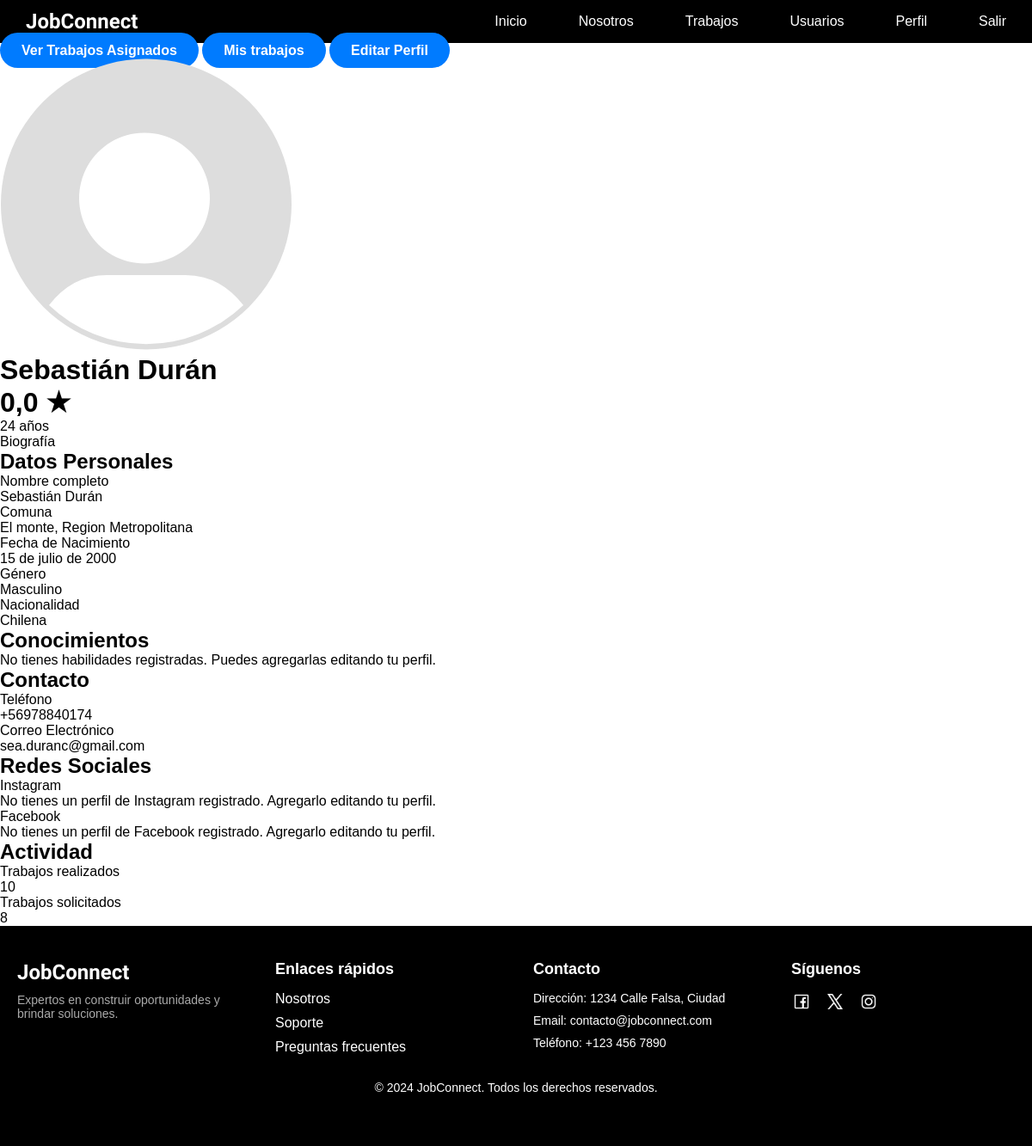
Page /usuarios/perfil/ (signed in) on the committed database.
### usuarios/models.py (models this page shows, shortened)
class CustomUser(AbstractBaseUser, PermissionsMixin):
    NATIONALITY_CHOICES = [
        ('CL', 'Chilena'),
        ('AR', 'Argentina'),
        ('BR', 'Brasileña'),
        ('VE', 'Venezolana'),
        ('PE', 'Peruana'),
        ('CO', 'Colombiana'),
    ]
    GENERO_CHOICES = [
        ('M', 'Masculino'),
        ('F', 'Femenino'),
        ('O', 'Otro')
    ]
    email = models.EmailField(unique=True)
    rut = models.CharField(max_length=12)
    first_name = models.CharField(max_length=30)
    s_nombre = models.CharField(max_length=30, blank=True, null=True)
    last_name = models.CharField(max_length=30)
    s_apellido = models.CharField(max_length=30, blank=True, null=True)
    fecha_nacimiento = models.DateField(validators=[validar_fecha_nacimiento])
    region = models.ForeignKey(Region, on_delete=models.SET_NULL, null=True, blank=True)
    comuna = models.ForeignKey(Comuna, on_delete=models.SET_NULL, null=True, blank=True)
    bio = models.TextField(max_length=500, blank=True)
    foto_perfil = models.ImageField(upload_to='perfiles/', null=True, blank=True)
    numero_telefono = models.CharField(
        max_length=15,
        validators=[RegexValidator(r'^\+?1?\d{9,15}$', message="El número debe estar en el formato: +999999999")]
    )
    genero = models.CharField(max_length=1, choices=GENERO_CHOICES)
    nacionalidad = models.CharField(max_length=15, choices=NATIONALITY_CHOICES)
    instagram = models.URLField(max_length=150, blank=True, null=True)
    facebook = models.URLField(max_length=150, blank=True, null=True)
    trabajos_realizados = models.PositiveIntegerField(default=0)
    trabajos_solicitados = models.PositiveIntegerField(default=0)
    is_active = models.BooleanField(default=True)
    is_staff = models.BooleanField(default=False)
    habilidades = models.ManyToManyField('Habilidades', blank=True)
    USERNAME_FIELD = 'email'
    REQUIRED_FIELDS = ['rut', 'first_name', 'last_name', 'fecha_nacimiento', 'numero_telefono', 'genero', 'nacionalidad']
    objects = CustomUserManager()
    groups = models.ManyToManyField('auth.Group', related_name='customuser_set', blank=True)
    user_permissions = models.ManyToManyField('auth.Permission', related_name='customuser_set', blank=True)
    def calificacion_promedio(self):
        calificacion_promedio = self.reseñas_recibidas.aggregate(Avg('calificacion'))['calificacion__avg']
        if calificacion_promedio is None:
            return 0  # Devuelve 0 si no hay reseñas
        else:
            return round(calificacion_promedio, 1)  # Redondea a 1 decimal
    def calcular_edad(self):
        hoy = date.today()
        edad = hoy.year - self.fecha_nacimiento.year - ((hoy.month, hoy.day) < (self.fecha_nacimiento.month, self.fecha_nacimiento.day))
        return edad

class Comuna(models.Model):
    nombre = models.CharField(max_length=100)
    region = models.ForeignKey(Region, on_delete=models.CASCADE, related_name='comunas')
    def __str__(self):
        return self.nombre

class Region(models.Model):
    nombre = models.CharField(max_length=100)
    def __str__(self):
        return self.nombre

### usuarios/views.py (the view)
# urls.py: path('perfil/', views.perfil, name='perfil'),
@login_required
def perfil(request):
    user = request.user
    reseñas = Reseña.objects.filter(usuario_revisado=user)
    calificacion_promedio = reseñas.aggregate(Avg('calificacion'))['calificacion__avg'] if reseñas.exists() else 0.0
    calificacion_promedio = round(calificacion_promedio, 1) if calificacion_promedio else 0.0
    edad = user.calcular_edad()
    return render(request, 'usuarios/perfil.html', {
        'user': user,
        'reseñas': reseñas,
        'calificacion_promedio': calificacion_promedio,
        'edad': edad,
    })

### usuarios/templates/usuarios/perfil.html (shortened to what this page needs)
{% extends 'core/base.html' %}
{% load static %}
{% block extra_css %}
    <link rel="stylesheet" type="text/css" href="{% static 'usuarios/css/perfil.css' %}">
    <link rel="stylesheet" href="https://cdnjs.cloudflare.com/ajax/libs/lightbox2/2.11.5/css/lightbox.min.css"
 />
{% endblock %}
{% block content %}
    {% if request.user.is_authenticated %}
        <div class="profile-container">
            <div class="profile-edit-container">
                <a href="{% url 'trabajos_asignados' %}" class="btn profile-edit">Ver Trabajos Asignados</a>
                <a href="{% url 'ver_trabajos' %}" class="btn profile-edit">Mis trabajos</a>
                <a href="{% url 'editar_perfil' %}" class="btn profile-edit">Editar Perfil</a>
            </div>
            <div class="profile-header">
                <div class="profile-image">
                    {% if user.foto_perfil %}
                        <a href="{{ user.foto_perfil.url }}" data-lightbox="perfil" data-title="Foto de {{ user.first_name }}">
                            <img src="{{ user.foto_perfil.url }}" alt="Foto de perfil de {{ user.first_name }} {{ user.last_name }}" class="profile-image">
                        </a>
                    {% else %}
                        <a href="{% static 'images/foto_perfil_defecto.svg' %}" data-lightbox="perfil" data-title="Foto de perfil por defecto">
                            <img src="{% static 'images/foto_perfil_defecto.svg' %}" alt="Foto de perfil por defecto" class="profile-image">
                        </a>
                    {% endif %}
                </div>
                <div class="profile-name">
                    <h1>{{ user.first_name }} {{ user.last_name }}</h1>
                    <h1>{{ user.calificacion_promedio|floatformat:1 }} ★</h1>
                    <ul class="profile-info-list">
                        <li><p>{{ edad }} años</p></li>
                    </ul>
                </div>
            </div>
            <div class="profile-section">
                <p class="profile-label">Biografía</p>
            </div>
            <div class="profile-grid">
                <div class="profile-section">
                    <h2>Datos Personales</h2>
                    <div class="profile-item">
                        <p class="profile-label">Nombre completo</p>
                        <div class="profile-content">
                            {{ user.first_name }}
                            {{ user.last_name }}
                        </div>
                    </div>
                    {% if user.region and user.comuna %}
                        <div class="profile-item">
                            <p class="profile-label">Comuna</p>
                            <div class="profile-content">
                                {{user.comuna}}, {{user.region}}
                            </div>
                        </div>
                    {% endif %}
                    <div class="profile-item">
                        <p class="profile-label">Fecha de Nacimiento</p>
                        <div class="profile-content">{{ user.fecha_nacimiento }}</div>
                    </div>
                    <div class="profile-item horizontal-items">
                        <div class="gender-nationality">
                            <div class="profile-item">
                                <p class="profile-label">Género</p>
                                <div class="profile-content">
                                    {% if user.genero == 'M' %} Masculino
                                    {% elif user.genero == 'F' %} Femenino
                                    {% elif user.genero == 'O' %} Otro
                                    {% endif %}
                                </div>
                            </div>
                            <div class="profile-item">
                                <p class="profile-label">Nacionalidad</p>
                                <div class="profile-content">
                                    {% if user.nacionalidad == 'CL' %} Chilena
                                    {% elif user.nacionalidad == 'AR' %} Argentina
                                    {% elif user.nacionalidad == 'BR' %} Brasileña
                                    {% elif user.nacionalidad == 'VE' %} Venezolana
                                    {% elif user.nacionalidad == 'PE' %} Peruana
                                    {% elif user.nacionalidad == 'CO' %} Colombiana
                                    {% endif %}
                                </div>
                            </div>
                        </div>
                    </div>
                    <h2>Conocimientos</h2>
                    <div class="profile-add">
                        <ul>
                            {% for habilidad in user.habilidades.all %}
                                <li><p>{{ habilidad.nombre }}</p></li>
                            {% empty %}
                                <li>
                                    <p class="no-habilidades-message">No tienes habilidades registradas. Puedes agregarlas editando tu perfil.</p>
                                </li>
                            {% endfor %}
                        </ul>
                    </div>
                </div>
                <div class="profile-section">
                    <h2>Contacto</h2>
                    <div class="profile-item">
                        <p class="profile-label">Teléfono</p>
                        <div class="profile-content">{{ user.numero_telefono }}</div>
                    </div>
                    <div class="profile-item">
                        <p class="profile-label">Correo Electrónico</p>
                        <div class="profile-content">{{ user.email }}</div>
                    </div>
                    <h2>Redes Sociales</h2>
                    <div class="profile-item">
                        <p class="profile-label">Instagram</p>
                        <div class="profile-content">
                            {% if user.instagram %}
                                <a href="{{ user.instagram }}" target="_blank">{{ user.instagram }}</a>
                            {% else %}
                                <p class="no-social-message">No tienes un perfil de Instagram registrado. Agregarlo editando tu perfil.</p>
                            {% endif %}
                        </div>
                    </div>
                    <div class="profile-item">
                        <p class="profile-label">Facebook</p>
                        <div class="profile-content">
                            {% if user.facebook %}
                                <a href="{{ user.facebook }}" target="_blank">{{ user.facebook }}</a>
                            {% else %}
                                <p class="no-social-message">No tienes un perfil de Facebook registrado. Agregarlo editando tu perfil.</p>
                            {% endif %}
                        </div>
                    </div>
                    <h2>Actividad</h2>
                    <div class="profile-item horizontal-items">
                        <div class="gender-nationality">
                            <div class="profile-item">
                                <p class="profile-label">Trabajos realizados</p>
                                <p>{{ user.trabajos_realizados }}</p>
                            </div>
                            <div class="profile-item">
                                <p class="profile-label">Trabajos solicitados</p>
                                <p>{{ user.trabajos_solicitados }}</p>
                            </div>
                        </div>
                    </div>
                </div>
            </div>
        </div>
    {% endif %}
{% endblock %}

### core/static/core/css/base.css (style rules this page uses)
* { margin: 0; padding: 0; }
body { min-height: 100vh; font-family: 'Arial', 'Helvetica', sans-serif; }

### usuarios/static/usuarios/css/perfil.css (style rules this page uses)
.btn { padding: 12px 25px; background-color: #007bff; color: white; text-decoration: none; border-radius: 50px; font-weight: bold; font-size: 16px; transition: background-color 0.3s ease, transform 0.3s ease; }

### rows in the picture
CustomUser: first_name "Sebastián", last_name "Durán", calificacion_promedio "0,0", comuna "El monte", region "Region Metropolitana", fecha_nacimiento "15 de julio de 2000", numero_telefono "+56978840174", email "sea.duranc@gmail.com", trabajos_realizados "10", trabajos_solicitados "8"

### other values in the picture
{{ edad }} "24"
